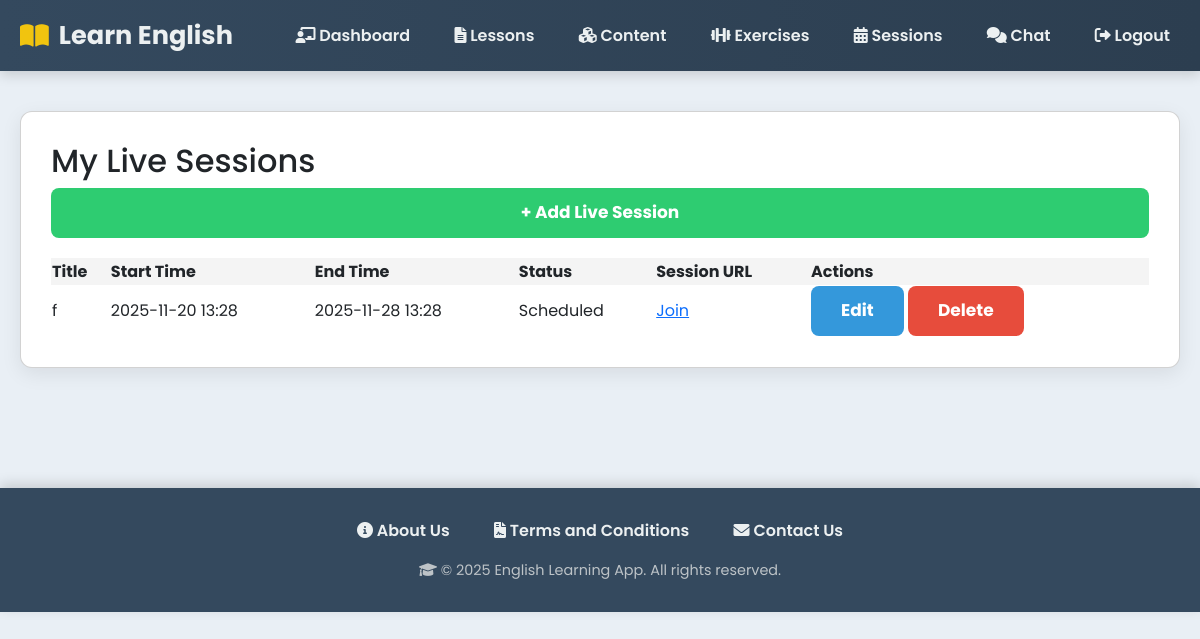
/teacher/live-sessions/ (signed in), run on an earlier commit of the app's database.
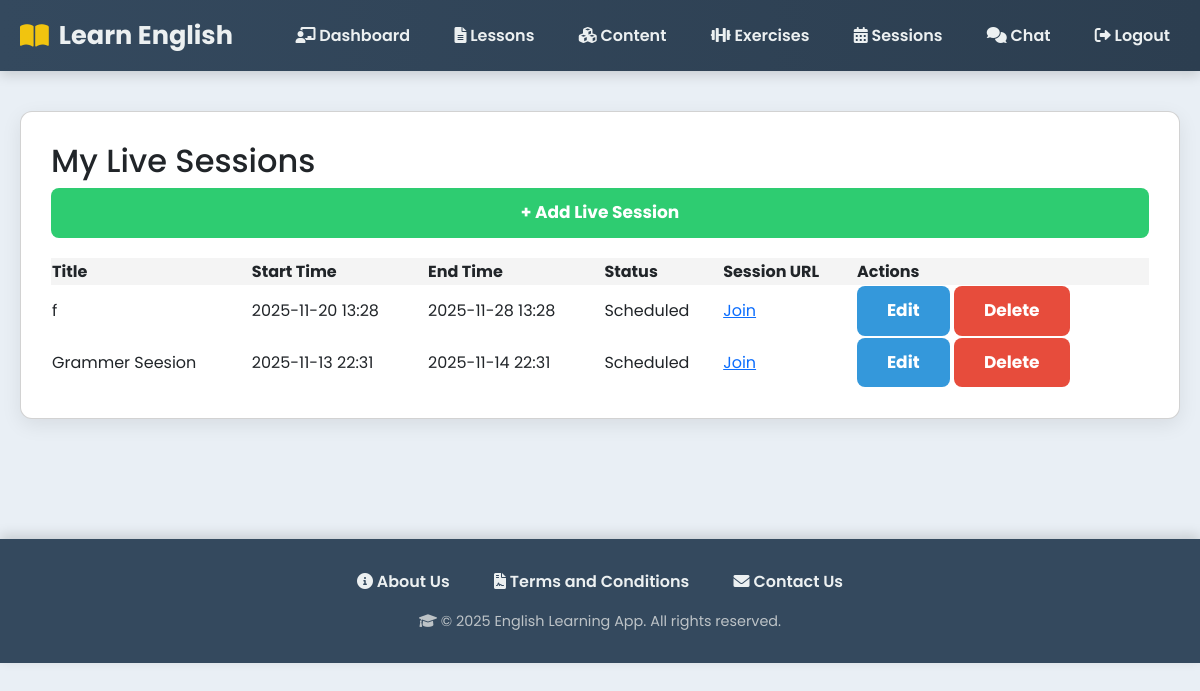
And on a later commit of the database.
### myapp/models.py (models this page shows)
class LiveSession(models.Model):
    STATUS_CHOICES = [
        ('scheduled', 'Scheduled'),
        ('ongoing', 'Ongoing'),
        ('completed', 'Completed'),
    ]
    title = models.CharField(max_length=150)
    tutor = models.ForeignKey(
        UserRegister,
        on_delete=models.CASCADE,
        limit_choices_to={'usertype': 'teacher'},
        related_name='tutor_sessions'
    )
    start_time = models.DateTimeField()
    end_time = models.DateTimeField()
    session_url = models.URLField()
    status = models.CharField(max_length=20, choices=STATUS_CHOICES, default='scheduled')

### myapp/views.py (the view)
# urls.py: path("teacher/live-sessions/", views.live_session_list, name="live_session_list"),
def live_session_list(request):
    if request.session.get("usertype") != "teacher":
        return redirect("login")
    tutor = get_object_or_404(UserRegister, user_id=request.session.get("user_id"))
    sessions = LiveSession.objects.filter(tutor=tutor).order_by('-start_time')
    return render(request, "teacher/live_session_list.html", {"sessions": sessions})

### templates/teacher/live_session_list.html (shortened to what this page needs)
{% extends "base.html" %}
{% block content %}
<div class="card">
  <h2>My Live Sessions</h2>
  <a href="{% url 'live_session_create' %}" class="btn btn-success">+ Add Live Session</a>
  <table style="width:100%; margin-top:20px; border-collapse:collapse;">
    <thead>
      <tr style="background:#f4f4f4;">
        <th>Title</th>
        <th>Start Time</th>
        <th>End Time</th>
        <th>Status</th>
        <th>Session URL</th>
        <th>Actions</th>
      </tr>
    </thead>
    <tbody>
      {% for session in sessions %}
      <tr>
        <td>{{ session.title }}</td>
        <td>{{ session.start_time|date:"Y-m-d H:i" }}</td>
        <td>{{ session.end_time|date:"Y-m-d H:i" }}</td>
        <td>{{ session.get_status_display }}</td>
        <td><a href="{{ session.session_url }}" target="_blank">Join</a></td>
        <td>
          <a href="{% url 'live_session_update' session.pk %}" class="btn">Edit</a>
          <a href="{% url 'live_session_delete' session.pk %}" class="btn btn-danger">Delete</a>
        </td>
      </tr>
      {% empty %}
      <tr><td colspan="6">No live sessions scheduled yet.</td></tr>
      {% endfor %}
    </tbody>
  </table>
</div>
{% endblock %}

What changed in the data, as far as the page shows it:
added LiveSession: title "Grammer Seesion", start_time "2025-11-13 22:31", end_time "2025-11-14 22:31", status "Scheduled"
